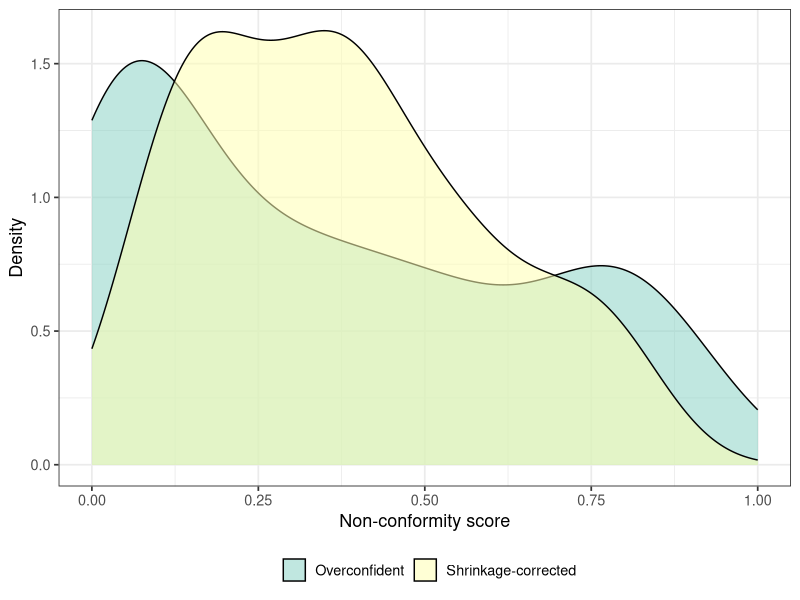
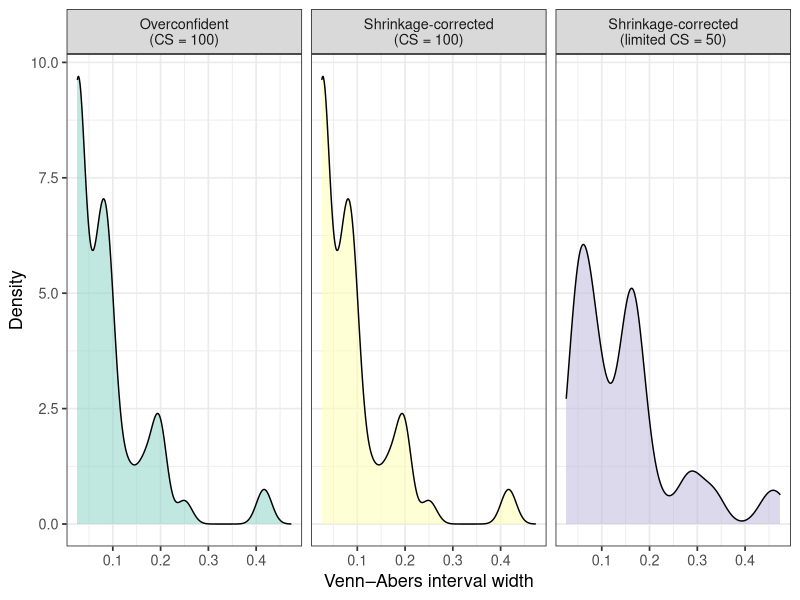
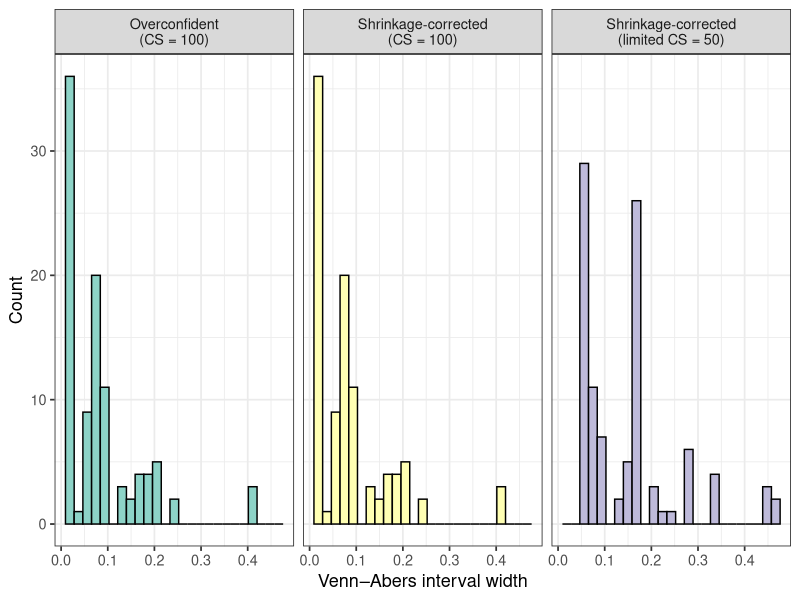
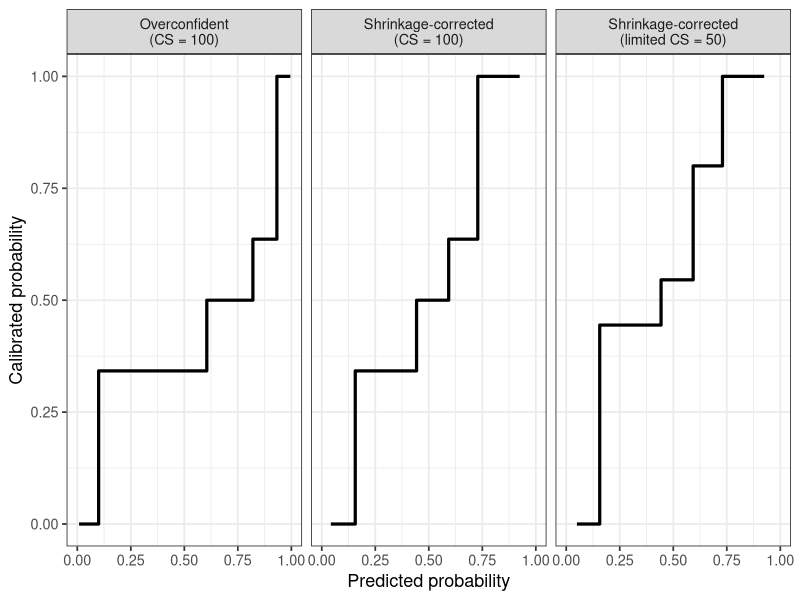

These charts were generated, in order, by the following R code:
################################################################################
## CONFORMAL AND VENN–ABERS UNDER MISCALIBRATION
## Effect of monotone recalibration and limited calibration data
################################################################################

## ===============================
## 0. SETUP
## ===============================
library(ggplot2)
library(dplyr)
library(tidyr)

set.seed(123)

n_dev <- 200
n <- 200
n_cal <- 100
n_cal_small <- 50
alpha <- 0.05

## ===============================
## 1. DATA-GENERATING MECHANISM
## ===============================

simulate_data <- function(n) {
  
  true_p <- runif(n, 0.05, 0.95)
  y <- rbinom(n, 1, true_p)
  
  # Artificial overconfidence on the log-odds scale
  pred_p_over <- plogis(
    1.8 * qlogis(true_p) + 0.5
  )
  
  data.frame(
    y = y,
    true_p = true_p,
    pred_p_over = pred_p_over
  )
}

## ===============================
## 2. INDEPENDENT DEVELOPMENT SAMPLE
##    FOR LOGISTIC RECALIBRATION
## ===============================

# Recalibration is estimated in an independent sample so that
# the subsequent conformal calibration and test outcomes are
# not used to construct the prediction score.

set.seed(111)

Ddev <- simulate_data(
  n_dev
)

fit_cal <- glm(
  y ~ qlogis(pred_p_over),
  data = Ddev,
  family = binomial()
)

cal_intercept <- coef(fit_cal)[1]
cal_slope <- coef(fit_cal)[2]

recalibrate <- function(p) {
  plogis(
    cal_intercept +
      cal_slope * qlogis(p)
  )
}

Ddev$pred_p_shr <- recalibrate(
  Ddev$pred_p_over
)

cat(
  "Recalibration intercept:",
  round(cal_intercept, 3),
  "\n"
)

cat(
  "Recalibration slope:",
  round(cal_slope, 3),
  "\n\n"
)

## ===============================
## 3. INDEPENDENT EVALUATION SAMPLE
## ===============================

set.seed(123)

df <- simulate_data(
  n
)

df$pred_p_shr <- recalibrate(
  df$pred_p_over
)

## ===============================
## 4. CALIBRATION / TEST SPLIT
## ===============================

set.seed(123)

idx_cal <- sample(
  seq_len(n),
  size = n_cal,
  replace = FALSE
)

Dcal <- df[
  idx_cal,
  ,
  drop = FALSE
]

Dtest <- df[
  -idx_cal,
  ,
  drop = FALSE
]

stopifnot(
  nrow(Dcal) == n_cal,
  nrow(Dtest) == n - n_cal
)

## ===============================
## 5. LIMITED CALIBRATION SET
## ===============================

# CS = 50 is nested within CS = 100.
# The test set remains identical in all VA scenarios.

set.seed(456)

idx_cal_small <- sample(
  seq_len(nrow(Dcal)),
  size = n_cal_small,
  replace = FALSE
)

Dcal_small <- Dcal[
  idx_cal_small,
  ,
  drop = FALSE
]

stopifnot(
  nrow(Dcal_small) == n_cal_small
)

## ===============================
## 6. NON-CONFORMITY SCORES
## ===============================

nonconformity_score <- function(y, p) {
  1 - ifelse(
    y == 1,
    p,
    1 - p
  )
}

Dcal$ncs_over <- nonconformity_score(
  Dcal$y,
  Dcal$pred_p_over
)

Dcal$ncs_shr <- nonconformity_score(
  Dcal$y,
  Dcal$pred_p_shr
)

## ===============================
## 7. NCS SUMMARY: MEDIAN AND IQR
## ===============================

ncs_df <- bind_rows(
  data.frame(
    NCS = Dcal$ncs_over,
    Model = "Overconfident"
  ),
  data.frame(
    NCS = Dcal$ncs_shr,
    Model = "Shrinkage-corrected"
  )
)

ncs_df$Model <- factor(
  ncs_df$Model,
  levels = c(
    "Overconfident",
    "Shrinkage-corrected"
  )
)

ncs_summary <- ncs_df |>
  group_by(Model) |>
  summarise(
    n = n(),
    median_NCS = median(NCS),
    Q1_NCS = quantile(NCS, 0.25),
    Q3_NCS = quantile(NCS, 0.75),
    IQR_NCS = IQR(NCS),
    .groups = "drop"
  )

print(
  ncs_summary
)

## ===============================
## 8. NCS DENSITY PLOT
## ===============================

p_ncs <- ggplot(
  ncs_df,
  aes(
    x = NCS,
    fill = Model
  )
) +
  geom_density(
    alpha = 0.55
  ) +
  scale_fill_brewer(
    palette = "Set3"
  ) +
  scale_x_continuous(
    limits = c(0, 1)
  ) +
  labs(
    x = "Non-conformity score",
    y = "Density",
    fill = ""
  ) +
  theme_bw(
    base_size = 13
  ) +
  theme(
    legend.position = "bottom"
  )

print(
  p_ncs
)

## ===============================
## 9. FINITE-SAMPLE CONFORMAL QUANTILE
## ===============================

# For m calibration observations:
# k = ceiling((m + 1)(1 - alpha))
# q is the kth ordered non-conformity score.

conformal_quantile <- function(scores, alpha) {
  
  m <- length(scores)
  
  k <- ceiling(
    (m + 1) *
      (1 - alpha)
  )
  
  k <- min(
    k,
    m
  )
  
  list(
    k = k,
    q = sort(scores)[k]
  )
}

cq_over <- conformal_quantile(
  Dcal$ncs_over,
  alpha
)

cq_shr <- conformal_quantile(
  Dcal$ncs_shr,
  alpha
)

q_over <- cq_over$q
q_shr <- cq_shr$q

# Probability threshold for class inclusion
tau_over <- 1 - q_over
tau_shr <- 1 - q_shr

## ===============================
## 10. SPLIT-CONFORMAL PREDICTION SETS
## ===============================

# Class 1 is included when p >= tau.
# Class 0 is included when 1-p >= tau.

C_over_1 <- (
  Dtest$pred_p_over >= tau_over
)

C_over_0 <- (
  1 - Dtest$pred_p_over >= tau_over
)

C_shr_1 <- (
  Dtest$pred_p_shr >= tau_shr
)

C_shr_0 <- (
  1 - Dtest$pred_p_shr >= tau_shr
)

## ===============================
## 11. COVERAGE AND EFFICIENCY
## ===============================

coverage_over <- mean(
  (Dtest$y == 1 & C_over_1) |
    (Dtest$y == 0 & C_over_0)
)

coverage_shr <- mean(
  (Dtest$y == 1 & C_shr_1) |
    (Dtest$y == 0 & C_shr_0)
)

# Efficiency = singleton rate
singleton_over <- mean(
  C_over_0 + C_over_1 == 1
)

singleton_shr <- mean(
  C_shr_0 + C_shr_1 == 1
)

# Two-label prediction sets
both_over <- mean(
  C_over_0 & C_over_1
)

both_shr <- mean(
  C_shr_0 & C_shr_1
)

# Empty sets, included as a diagnostic
empty_over <- mean(
  !C_over_0 & !C_over_1
)

empty_shr <- mean(
  !C_shr_0 & !C_shr_1
)

## ===============================
## 12. CONFORMAL SUMMARY TABLE
## ===============================

conformal_summary <- data.frame(
  Model = c(
    "Overconfident",
    "Shrinkage-corrected"
  ),
  
  alpha = alpha,
  
  Calibration_n = c(
    nrow(Dcal),
    nrow(Dcal)
  ),
  
  Conformal_order_k = c(
    cq_over$k,
    cq_shr$k
  ),
  
  Conformal_quantile_q = c(
    q_over,
    q_shr
  ),
  
  Inclusion_threshold_tau = c(
    tau_over,
    tau_shr
  ),
  
  Lower_singleton_boundary = c(
    tau_over,
    tau_shr
  ),
  
  Upper_singleton_boundary = c(
    1 - tau_over,
    1 - tau_shr
  ),
  
  Coverage = c(
    coverage_over,
    coverage_shr
  ),
  
  Efficiency_singleton_rate = c(
    singleton_over,
    singleton_shr
  ),
  
  Two_label_rate = c(
    both_over,
    both_shr
  ),
  
  Empty_set_rate = c(
    empty_over,
    empty_shr
  )
)

print(
  conformal_summary
)

## ===============================
## 13. COMBINED NCS + CONFORMAL TABLE
## ===============================

table_conformal_ncs <- conformal_summary |>
  left_join(
    ncs_summary |>
      rename(
        Model = Model
      ),
    by = "Model"
  )

print(
  table_conformal_ncs
)

## ===============================
## 14. PRINT INTERPRETABLE RULES
## ===============================

cat(
  "\nOVERCONFIDENT MODEL\n",
  "q =", round(q_over, 3), "\n",
  "tau =", round(tau_over, 3), "\n",
  "{0} if p <", round(tau_over, 3), "\n",
  "{0,1} if",
  round(tau_over, 3),
  "<= p <=",
  round(1 - tau_over, 3),
  "\n",
  "{1} if p >",
  round(1 - tau_over, 3),
  "\n\n",
  sep = ""
)

cat(
  "SHRINKAGE-CORRECTED MODEL\n",
  "q =", round(q_shr, 3), "\n",
  "tau =", round(tau_shr, 3), "\n",
  "{0} if p <", round(tau_shr, 3), "\n",
  "{0,1} if",
  round(tau_shr, 3),
  "<= p <=",
  round(1 - tau_shr, 3),
  "\n",
  "{1} if p >",
  round(1 - tau_shr, 3),
  "\n\n",
  sep = ""
)

## ===============================
## 15. VENN–ABERS FUNCTION
## ===============================

# For each test score, append the test point twice:
# once with hypothetical label 0 and once with label 1.
#
# The isotonic fitted value at the appended test observation
# is extracted directly.

va_predict <- function(
    scores_cal,
    y_cal,
    score_new
) {
  
  n_cal_local <- length(
    scores_cal
  )
  
  fit_hypothetical <- function(
    y_new
  ) {
    
    scores_aug <- c(
      scores_cal,
      score_new
    )
    
    y_aug <- c(
      y_cal,
      y_new
    )
    
    ord <- order(
      scores_aug,
      seq_along(scores_aug)
    )
    
    iso <- isoreg(
      scores_aug[ord],
      y_aug[ord]
    )
    
    test_position <- which(
      ord == n_cal_local + 1L
    )
    
    iso$yf[
      test_position
    ]
  }
  
  p0 <- fit_hypothetical(
    0
  )
  
  p1 <- fit_hypothetical(
    1
  )
  
  c(
    lower = min(p0, p1),
    upper = max(p0, p1)
  )
}

## ===============================
## 16. VA: OVERCONFIDENT, CS = 100
## ===============================

va_over <- t(
  vapply(
    Dtest$pred_p_over,
    function(s) {
      va_predict(
        scores_cal = Dcal$pred_p_over,
        y_cal = Dcal$y,
        score_new = s
      )
    },
    numeric(2)
  )
)

Dtest$va_over_lower <- va_over[, "lower"]
Dtest$va_over_upper <- va_over[, "upper"]

Dtest$width_over <-
  Dtest$va_over_upper -
  Dtest$va_over_lower

## ===============================
## 17. VA: SHRINKAGE, CS = 100
## ===============================

va_shr <- t(
  vapply(
    Dtest$pred_p_shr,
    function(s) {
      va_predict(
        scores_cal = Dcal$pred_p_shr,
        y_cal = Dcal$y,
        score_new = s
      )
    },
    numeric(2)
  )
)

Dtest$va_shr_lower <- va_shr[, "lower"]
Dtest$va_shr_upper <- va_shr[, "upper"]

Dtest$width_shr <-
  Dtest$va_shr_upper -
  Dtest$va_shr_lower

## ===============================
## 18. VA: SHRINKAGE, CS = 50
## ===============================

va_shr_small <- t(
  vapply(
    Dtest$pred_p_shr,
    function(s) {
      va_predict(
        scores_cal = Dcal_small$pred_p_shr,
        y_cal = Dcal_small$y,
        score_new = s
      )
    },
    numeric(2)
  )
)

Dtest$va_shr_small_lower <-
  va_shr_small[, "lower"]

Dtest$va_shr_small_upper <-
  va_shr_small[, "upper"]

Dtest$width_shr_small <-
  Dtest$va_shr_small_upper -
  Dtest$va_shr_small_lower

## ===============================
## 19. MONOTONE-INVARIANCE CHECK
## ===============================

same_ranking <- identical(
  order(Dcal$pred_p_over),
  order(Dcal$pred_p_shr)
)

max_width_difference <- max(
  abs(
    Dtest$width_over -
      Dtest$width_shr
  )
)

cat(
  "Same score ranking:",
  same_ranking,
  "\n"
)

cat(
  "Maximum VA width difference:",
  signif(
    max_width_difference,
    6
  ),
  "\n\n"
)

## ===============================
## 20. VA WIDTH DATA
## ===============================

width_df <- bind_rows(
  
  data.frame(
    width = Dtest$width_over,
    Scenario = "Overconfident\n(CS = 100)"
  ),
  
  data.frame(
    width = Dtest$width_shr,
    Scenario = "Shrinkage-corrected\n(CS = 100)"
  ),
  
  data.frame(
    width = Dtest$width_shr_small,
    Scenario = "Shrinkage-corrected\n(limited CS = 50)"
  )
)

width_df$Scenario <- factor(
  width_df$Scenario,
  levels = c(
    "Overconfident\n(CS = 100)",
    "Shrinkage-corrected\n(CS = 100)",
    "Shrinkage-corrected\n(limited CS = 50)"
  )
)

## ===============================
## 21. VA WIDTH SUMMARY
## ===============================

width_summary <- width_df |>
  group_by(Scenario) |>
  summarise(
    n = n(),
    
    mean_width =
      mean(width),
    
    median_width =
      median(width),
    
    Q1_width =
      quantile(
        width,
        0.25
      ),
    
    Q3_width =
      quantile(
        width,
        0.75
      ),
    
    IQR_width =
      IQR(width),
    
    q90_width =
      quantile(
        width,
        0.90
      ),
    
    q95_width =
      quantile(
        width,
        0.95
      ),
    
    max_width =
      max(width),
    
    prop_width_lt_001 =
      mean(
        width < 0.01
      ),
    
    prop_width_lt_005 =
      mean(
        width < 0.05
      ),
    
    prop_degenerate =
      mean(
        width < 1e-12
      ),
    
    .groups = "drop"
  )

print(
  width_summary
)

## ===============================
## 22. VA WIDTH DENSITY PLOT
## ===============================

p_width_density <- ggplot(
  width_df,
  aes(
    x = width,
    fill = Scenario
  )
) +
  geom_density(
    alpha = 0.55,
    adjust = 0.8
  ) +
  facet_wrap(
    ~ Scenario,
    nrow = 1
  ) +
  scale_fill_brewer(
    palette = "Set3"
  ) +
  labs(
    x = "Venn–Abers interval width",
    y = "Density"
  ) +
  theme_bw(
    base_size = 13
  ) +
  theme(
    legend.position = "none"
  )

print(
  p_width_density
)

## ===============================
## 23. OPTIONAL WIDTH HISTOGRAM
## ===============================

p_width_hist <- ggplot(
  width_df,
  aes(
    x = width,
    fill = Scenario
  )
) +
  geom_histogram(
    bins = 25,
    color = "black"
  ) +
  facet_wrap(
    ~ Scenario,
    nrow = 1
  ) +
  scale_fill_brewer(
    palette = "Set3"
  ) +
  labs(
    x = "Venn–Abers interval width",
    y = "Count"
  ) +
  theme_bw(
    base_size = 13
  ) +
  theme(
    legend.position = "none"
  )

print(
  p_width_hist
)

## ===============================
## 24. ISOTONIC CALIBRATION MAPPING
## ===============================

fit_isotonic <- function(
    scores,
    y
) {
  
  ord <- order(
    scores,
    seq_along(scores)
  )
  
  iso <- isoreg(
    scores[ord],
    y[ord]
  )
  
  data.frame(
    score = scores[ord],
    calibrated_p = iso$yf
  )
}

iso_over <- fit_isotonic(
  Dcal$pred_p_over,
  Dcal$y
) |>
  mutate(
    Scenario =
      "Overconfident\n(CS = 100)"
  )

iso_shr <- fit_isotonic(
  Dcal$pred_p_shr,
  Dcal$y
) |>
  mutate(
    Scenario =
      "Shrinkage-corrected\n(CS = 100)"
  )

iso_shr_small <- fit_isotonic(
  Dcal_small$pred_p_shr,
  Dcal_small$y
) |>
  mutate(
    Scenario =
      "Shrinkage-corrected\n(limited CS = 50)"
  )

iso_df <- bind_rows(
  iso_over,
  iso_shr,
  iso_shr_small
)

iso_df$Scenario <- factor(
  iso_df$Scenario,
  levels = c(
    "Overconfident\n(CS = 100)",
    "Shrinkage-corrected\n(CS = 100)",
    "Shrinkage-corrected\n(limited CS = 50)"
  )
)

## ===============================
## 25. ISOTONIC STEP-FUNCTION PLOT
## ===============================

p_iso <- ggplot(
  iso_df,
  aes(
    x = score,
    y = calibrated_p
  )
) +
  geom_step(
    linewidth = 1.1,
    color = "black"
  ) +
  facet_wrap(
    ~ Scenario,
    nrow = 1
  ) +
  scale_x_continuous(
    limits = c(0, 1),
    breaks = seq(
      0,
      1,
      0.25
    )
  ) +
  scale_y_continuous(
    limits = c(0, 1),
    breaks = seq(
      0,
      1,
      0.25
    )
  ) +
  labs(
    x = "Predicted probability",
    y = "Calibrated probability"
  ) +
  theme_bw(
    base_size = 13
  )

print(
  p_iso
)

## ===============================
## 26. ISOTONIC RESOLUTION SUMMARY
## ===============================

isotonic_summary <- iso_df |>
  group_by(Scenario) |>
  summarise(
    n_calibration_points = n(),
    
    n_isotonic_levels =
      n_distinct(
        round(
          calibrated_p,
          12
        )
      ),
    
    mean_points_per_level =
      n_calibration_points /
      n_isotonic_levels,
    
    .groups = "drop"
  )

print(
  isotonic_summary
)
